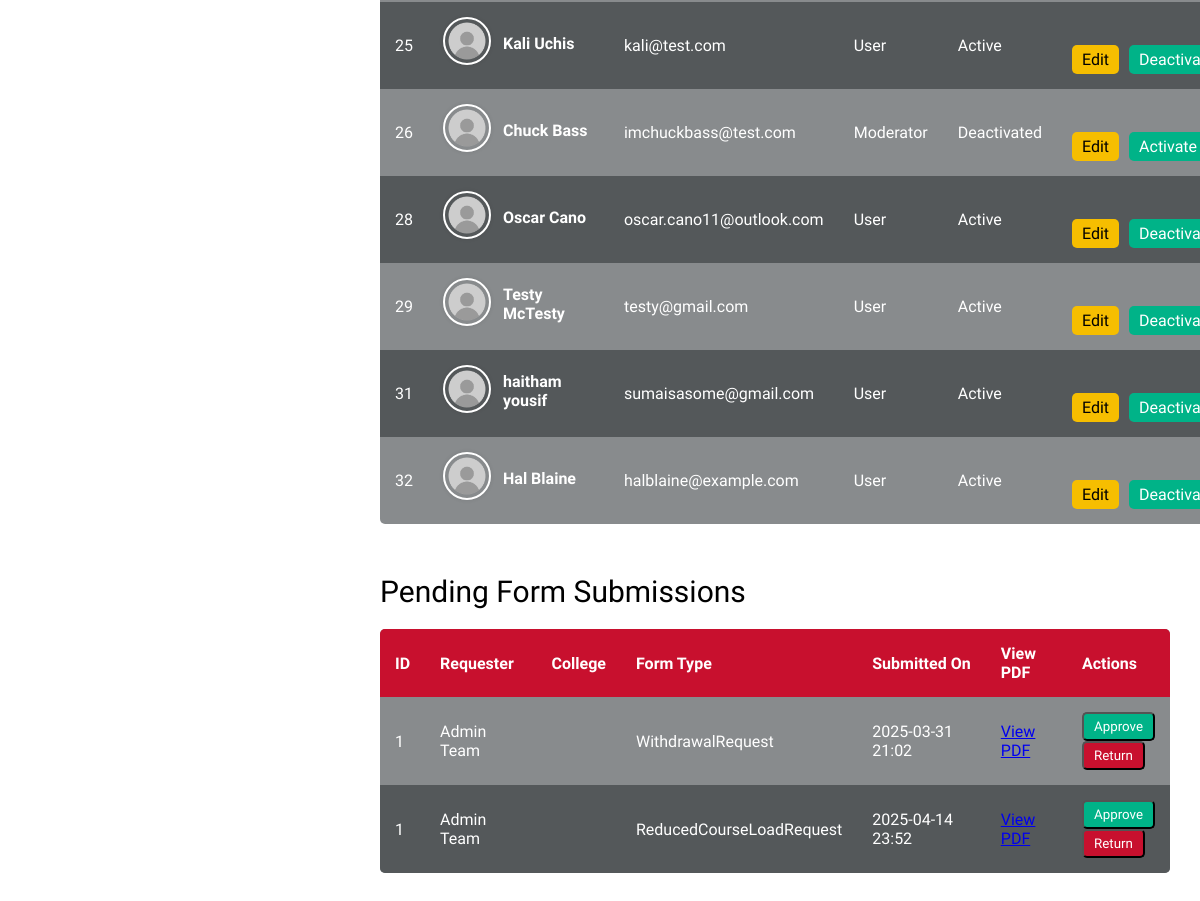
Page /users/ (signed in, lower part) on the earlier database version.
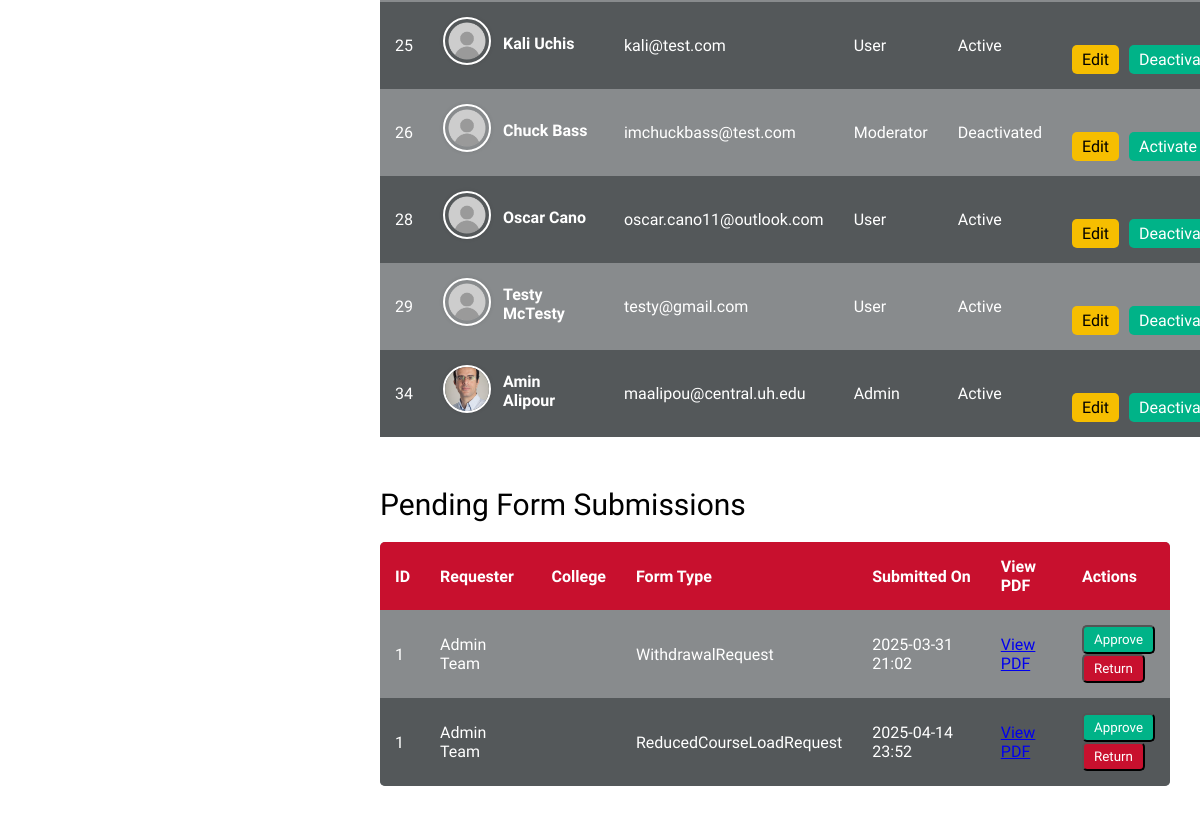
Same page on the later database version.
### usr_mgmt_app/models.py (models this page shows, shortened)
class UserProfile(AbstractUser):
    ROLE_CHOICES = [
        ('admin', 'Admin'),
        ('moderator', 'Moderator'),
        ('user', 'User'),
    ]
    ACADEMIC_LEVEL_CHOICES = [
        ('undergraduate', 'Undergraduate'),
        ('graduate', 'Graduate'),
    ]
    cougar_id = models.CharField(max_length=7,unique=True,null=True,blank=True,validators=[RegexValidator(regex=r'^\d{7}$', message='Cougar ID must be exactly 7 digits')])
    role = models.CharField(max_length=10, choices=ROLE_CHOICES, default='user')
    academic_level = models.CharField(max_length=15, choices=ACADEMIC_LEVEL_CHOICES, null=True, blank=True)
    profile_picture = models.ImageField(upload_to='profile_pictures/', null=True, blank=True)
    profile_banner = models.ImageField(upload_to='banner_pictures/', null=True,blank=True)
    bio = models.TextField(null=True, blank=True)
    is_active = models.BooleanField(default=True)
    created_at = models.DateTimeField(auto_now_add=True)
    updated_at = models.DateTimeField(auto_now=True)
    signature = models.ImageField(upload_to='signatures/', null=True, blank=True, validators=[validate_signature_file])
    groups = models.ManyToManyField(Group, related_name="userprofile_groups", blank=True)
    user_permissions = models.ManyToManyField(Permission, related_name="userprofile_permissions", blank=True)
    unit = models.ForeignKey(Unit, null=True, blank=True, on_delete=models.SET_NULL)
    class Meta:
        permissions = [
            ("can_read", "Can read data"),
            ("can_edit", "Can edit data"),
            ("can_manage_users", "Can activate/deactivate and delete users"),
            ("can_approve", "Can approve requests"),  # Added new permission
        ]

class WithdrawalRequest(models.Model):
    STATUS_CHOICES = [
        ('draft', 'Draft'),
        ('pending', 'Pending'),
        ('returned', 'Returned'),
        ('approved', 'Approved'),
    ]
    user = models.ForeignKey(UserProfile, on_delete=models.CASCADE, related_name="withdrawal_requests")
    student_id = models.CharField(max_length=7, default="0000000")
    middle_name = models.CharField(max_length=50, blank=True, null=True)  # New field for middle name
    email = models.EmailField(default="example@example.com")  # New field for email
    college = models.CharField(max_length=100, default="Unknown College")
    degree_plan = models.CharField(max_length=100, default="Unknown Degree Plan")
    status = models.CharField(max_length=20, choices=STATUS_CHOICES, default='Draft')
    street_address = models.CharField(max_length=255, default="No address provided")
    city = models.CharField(max_length=100, default="Unknown City")
    state = models.CharField(max_length=50, default="Unknown State")
    zipcode = models.CharField(max_length=10, default="00000")
    phone = models.CharField(max_length=15, default="000-000-0000")
    withdrawal_term = models.CharField(max_length=20, default="Spring 2025")
    last_attendance_date = models.DateField(null=True, blank=True)
    withdrawal_reason = models.TextField(default="No reason provided")
    financial_assistance = models.BooleanField(default=False)
    uh_health_insurance = models.BooleanField(default=False)
    campus_housing = models.BooleanField(default=False)
    visa_holder = models.BooleanField(default=False)
    gi_bill = models.BooleanField(default=False)
    student_initial = models.CharField(max_length=1, default="-")
    pdf_document = models.FileField(upload_to="generated_pdfs/", null=True, blank=True)
    created_at = models.DateTimeField(auto_now_add=True)

class ReducedCourseLoadRequest(models.Model):
    STATUS_CHOICES = [
        ('draft', 'Draft'),
        ('pending', 'Pending'),
        ('returned', 'Returned'),
        ('approved', 'Approved'),
    ]
    SEMESTER_CHOICES = [
        ('fall', 'Fall'),
        ('spring', 'Spring'),
    ]
    MAIN_REASON_CHOICES = [
        ('academic', 'Academic Difficulty'),
        ('medical', 'Medical Reason'),
        ('final', 'Final Semester'),
    ]
    ACADEMIC_TYPE_CHOICES = [
        ('IAI', 'Initial Adjustment Issues'),
        ('ICLP', 'Improper Course Level Placement'),
    ]
    IAI_REASONS = [
        ('english_language', 'English Language'),
        ('reading_requirements', 'Reading Requirements'),
        ('american_teaching', 'Unfamiliarity with American Teaching Methods'),
    ]
    FINAL_TYPE_CHOICES = [
        ('non_thesis', 'Non-Thesis Track'),
        ('thesis', 'Thesis/Dissertation Track'),
    ]
    user = models.ForeignKey(UserProfile, on_delete=models.CASCADE, related_name="rcl_requests")
    student_id = models.CharField(max_length=7)
    reason = models.CharField(max_length=10, choices=MAIN_REASON_CHOICES)
    academic_type = models.CharField(max_length=10, choices=ACADEMIC_TYPE_CHOICES, blank=True, null=True)
    iai_reasons = models.JSONField(blank=True, null=True)
    medical_letter_attached = models.BooleanField(default=False)
    final_type = models.CharField(max_length=20, choices=FINAL_TYPE_CHOICES, blank=True, null=True)
    final_semester_hours = models.PositiveIntegerField(blank=True, null=True)
    thesis_hours = models.PositiveIntegerField(blank=True, null=True)
    semester = models.CharField(max_length=10, choices=SEMESTER_CHOICES)
    semester_year = models.PositiveIntegerField(default=25)
    course_to_drop_1 = models.CharField(max_length=20, default="")  # Required
    course_to_drop_2 = models.CharField(max_length=20, blank=True, default="")  # Optional
    course_to_drop_3 = models.CharField(max_length=20, blank=True, default="")  # Optional
    total_credit_hours_after_drop = models.PositiveIntegerField()
    current_semester = models.CharField(max_length=10, choices=SEMESTER_CHOICES, default = 'fall')
    current_year = models.PositiveIntegerField(default=25)
    pdf_document = models.FileField(upload_to="generated_pdfs/", null=True, blank=True)
    status = models.CharField(max_length=20, choices=STATUS_CHOICES, default='draft')
    created_at = models.DateTimeField(auto_now_add=True)

### usr_mgmt_app/views.py (the view)
# urls.py: path('users/', views.user_list, name='user_list'),  # List of users
@login_required
@permission_required('usr_mgmt_app.can_read', raise_exception=True)
def user_list(request):
    current_user = request.user
    users = UserProfile.objects.all()
    pending_requests = []
    models_and_types = [
        (ThesisRequest, "ThesisRequest"),
        (WithdrawalRequest, "WithdrawalRequest"),
        (ReducedCourseLoadRequest, "ReducedCourseLoadRequest"),
        (PetitionRequest, "PetitionRequest"),
    ]
    for model, req_type in models_and_types:
        base_queryset = model.objects.filter(status="Pending")
        if current_user.role != "admin":
            base_queryset = [
                obj for obj in base_queryset
                if obj.user and user_can_approve(current_user, obj.user)
            ]
        for obj in base_queryset:
            pending_requests.append({
                "id": obj.id,
                "type": req_type,
                "request": obj
            })
    has_edit_permission = current_user.has_perm('usr_mgmt_app.can_edit')
    has_manage_users_permission = current_user.has_perm('usr_mgmt_app.can_manage_users')
    context = {
        'users': users,
        'has_edit_permission': has_edit_permission,
        'has_manage_users_permission': has_manage_users_permission,
        'pending_requests': pending_requests,
    }
    return render(request, 'user_list.html', context)

### templates/user_list.html (shortened to what this page needs)
{% load static %}
<!DOCTYPE html>
<html lang="en">
<head>
    <link rel="stylesheet" href="{% static 'css/dashboard.css' %}">
    <link rel="stylesheet" href="{% static 'css/user_list.css' %}">
</head>
<body>
    <div class="main-content">
        <table class="user-table">
            <tbody>
                {% for user in users %}
<tr class="user-row">
    <td>{{ user.id }}</td>
<td class="user-info-cell">
  <div class="user-hover-wrapper">
    <div class="user-thumbnail-container">
<div class="user-thumbnail">
<a href="{% url 'user_profile' user.id %}">
    {% if user.profile_picture %}
        <img src="{{ user.profile_picture.url }}" alt="Profile Picture">
    {% else %}
        <img src="{% static 'images/default_profile.png' %}" alt="Default Profile Picture">
    {% endif %}
</a>
</div>
    </div>
    <span class="user-name">{{ user.first_name }} {{ user.last_name }}</span>
  </div>
</td>
    <td>{{ user.email }}</td>
    <td>{{ user.get_role_display }}</td>
    <td>{% if user.is_active %}Active{% else %}Deactivated{% endif %}</td>
                    <td class="actions">
                        <a href="{% url 'user_edit' user.id %}" class="btn-edit {% if not has_edit_permission %}disabled{% endif %}">Edit</a>
                        <a href="{% url 'user_toggle_status' user.id %}" class="btn-status {% if not has_manage_users_permission %}disabled{% endif %}"
                           onclick="return confirmStatusChange('{{ user.first_name }} {{ user.last_name }}', '{{ user.get_status_display }}');">
                            {% if user.is_active %}Deactivate{% else %}Activate{% endif %}
                        </a>
                    </td>
                </tr>
                {% empty %}
                <tr>
                    <td colspan="6" class="no-users">No users found.</td>
                </tr>
                {% endfor %}
            </tbody>
        </table>
{% if user.role == "admin" or user.role == "moderator" %}
    <h2>Pending Form Submissions</h2>
    <table class="approval-table">
        <thead>
            <tr>
                <th>ID</th>
                <th>Requester</th>
                <th>College</th>
                <th>Form Type</th>
                <th>Submitted On</th>
                <th>View PDF</th>
                <th>Actions</th>
            </tr>
        </thead>
        <tbody>
            {% for entry in pending_requests %}
                <tr>
                    <td>{{ entry.request.id }}</td>
                    <td>{{ entry.request.user.first_name }} {{ entry.request.user.last_name }}</td>
                    <td>{{ entry.request.user.get_college_display }}</td>
                    <td>{{ entry.type }}</td>
                    <td>{{ entry.request.created_at|date:"Y-m-d H:i" }}</td>
                    <td>
                        {% if entry.request.pdf_document %}
                            <a href="{{ entry.request.pdf_document.url }}" target="_blank">View PDF</a>
                        {% else %}
                            N/A
                        {% endif %}
                    </td>
                    <td>
                        <form method="POST" action="{% url 'approve_request' entry.request.id entry.type %}">
                            <button type="submit" class="btn-approve">Approve</button>
                        </form>
                        <form method="POST" action="{% url 'return_request' entry.request.id entry.type %}">
                            <button type="submit" class="btn-return">Return</button>
                        </form>
                    </td>
                </tr>
            {% empty %}
                <tr>
                    <td colspan="7" class="no-requests">No pending requests.</td>
                </tr>
            {% endfor %}
        </tbody>
    </table>
{% endif %}
</div>
</body>
</html>

Differences in the rows shown:
removed UserProfile: id "31", first_name "haitham", last_name "yousif", email "sumaisasome@gmail.com", role "User", is_active "Active"
removed UserProfile: id "32", first_name "Hal", last_name "Blaine", email "halblaine@example.com", role "User", is_active "Active"
added UserProfile: id "34", profile_picture (picture), first_name "Amin", last_name "Alipour", email "maalipou@central.uh.edu", role "Admin", is_active "Active"
